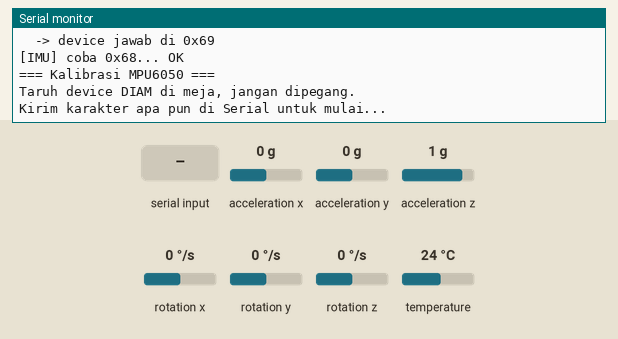
A sketch run on a simulated ESP32-C3. On the bench: the last lines printed to the serial monitor. The inputs (shaded band) are chosen by the test bench; at power-on: acceleration x 0 g, acceleration y 0 g, acceleration z 1 g, rotation x 0 °/s, rotation y 0 °/s, rotation z 0 °/s, temperature 24 °C.

Above: at 0.9 s.
1.0 s: "1" received over Serial
At 1.6 s:
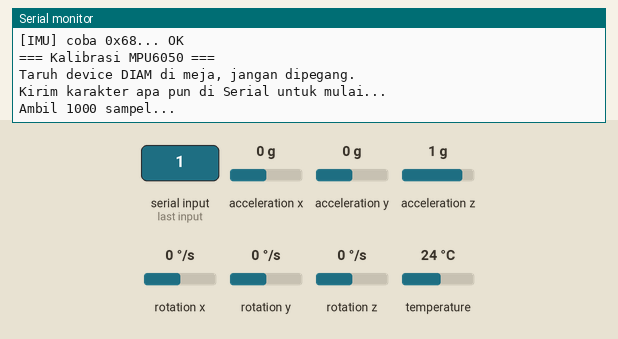
At 2.3 s:
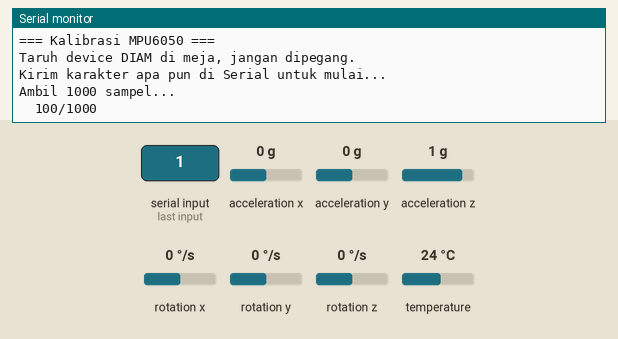
Timing chart, 0 to 4.0 s (numbered marks = the images above; inputs shaded):
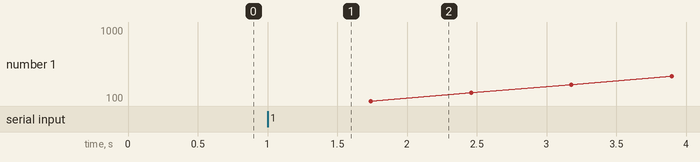

The sketch:

mpu6050_calibration.ino
```cpp
/*
 * Kalibrasi MPU6050 standalone — RePulse Band (ESP32-C3)
 *
 * TANPA BLE, TANPA MAX30102, TANPA ladder/evtbuf.
 * Cuma: Wire + Adafruit_MPU6050 + Serial.
 *
 * Setting ikut firmware asli (repulse_band.ino):
 * - SDA = GPIO10, SCL = GPIO0
 * - accel 4G, gyro 500 deg/s, filter 5 Hz
 *
 * Board:
 * - ESP32C3 Dev Module
 * - USB CDC On Boot: Enabled
 *
 * Cara pakai:
 * 1. Flash sketch ini.
 * 2. Buka Serial Monitor 115200. Sketch otomatis SCAN bus I2C dulu,
 *    lalu coba address 0x68 dan 0x69.
 * 3. Kalau sensor ketemu: taruh device DIAM di meja, kirim karakter
 *    apa pun untuk mulai kalibrasi, tunggu ~1000 sampel, catat offset.
 */

#include <Arduino.h>
#include <Wire.h>
#include <Adafruit_MPU6050.h>
#include <Adafruit_Sensor.h>

// Test pin alternatif (asli firmware: SDA=10 SCL=0).
// 4/5 dipilih karena bebas di C3 SuperMini (8=LED onboard, 9=BOOT).
#define PIN_I2C_SDA 4
#define PIN_I2C_SCL 5

#define SERIAL_BAUD 115200
#define CALIB_SAMPLES 1000
#define SAMPLE_GAP_MS 5

static Adafruit_MPU6050 mpu;
static uint8_t mpuAddr = 0;

// Hasil kalibrasi (satuan SI, sama kayak getEvent)
static float accOffX = 0, accOffY = 0, accOffZ = 0;
static float gyrOffX = 0, gyrOffY = 0, gyrOffZ = 0;
static bool calibrated = false;

// Scan bus, return jumlah device yang jawab. Print semua address yang ACK.
static int i2cScan() {
  Serial.printf("[I2C] Scan SDA=%d SCL=%d ...\n", PIN_I2C_SDA, PIN_I2C_SCL);
  int found = 0;
  for (uint8_t addr = 0x08; addr < 0x78; addr++) {
    Wire.beginTransmission(addr);
    if (Wire.endTransmission() == 0) {
      Serial.printf("  -> device jawab di 0x%02X\n", addr);
      found++;
    }
  }
  if (found == 0) {
    Serial.println(F("  -> TIDAK ADA device yang jawab."));
  }
  return found;
}

static void waitSerialStart() {
  Serial.println(F("\n=== Kalibrasi MPU6050 ==="));
  Serial.println(F("Taruh device DIAM di meja, jangan dipegang."));
  Serial.println(F("Kirim karakter apa pun di Serial untuk mulai..."));
  while (!Serial.available()) {
    delay(50);
  }
  while (Serial.available()) Serial.read();
}

static bool readRaw(float &ax, float &ay, float &az,
                    float &gx, float &gy, float &gz) {
  sensors_event_t a, g, temp;
  if (!mpu.getEvent(&a, &g, &temp)) return false;
  ax = a.acceleration.x;
  ay = a.acceleration.y;
  az = a.acceleration.z;
  gx = g.gyro.x;
  gy = g.gyro.y;
  gz = g.gyro.z;
  return true;
}

static void doCalibration() {
  double sAx = 0, sAy = 0, sAz = 0;
  double sGx = 0, sGy = 0, sGz = 0;
  uint16_t n = 0;

  Serial.printf("Ambil %u sampel...\n", (unsigned)CALIB_SAMPLES);

  float ax, ay, az, gx, gy, gz;
  while (n < CALIB_SAMPLES) {
    if (!readRaw(ax, ay, az, gx, gy, gz)) {
      delay(SAMPLE_GAP_MS);
      continue;
    }
    sAx += ax;
    sAy += ay;
    sAz += az;
    sGx += gx;
    sGy += gy;
    sGz += gz;
    n++;
    if (n % 100 == 0) {
      Serial.printf("  %u/%u\n", n, (unsigned)CALIB_SAMPLES);
    }
    delay(SAMPLE_GAP_MS);
  }

  float mAx = (float)(sAx / n);
  float mAy = (float)(sAy / n);
  float mAz = (float)(sAz / n);

  // Gyro saat diam harusnya 0 -> offset = rata-rata
  gyrOffX = (float)(sGx / n);
  gyrOffY = (float)(sGy / n);
  gyrOffZ = (float)(sGz / n);

  // Accel saat diam telentang: X~0, Y~0, Z~+9.80665
  accOffX = mAx - 0.0f;
  accOffY = mAy - 0.0f;
  accOffZ = mAz - SENSORS_GRAVITY_STANDARD;

  calibrated = true;

  Serial.println(F("\n--- HASIL KALIBRASI (copy ke firmware) ---"));
  Serial.printf("accOffX = %.5f  // m/s^2\n", accOffX);
  Serial.printf("accOffY = %.5f  // m/s^2\n", accOffY);
  Serial.printf("accOffZ = %.5f  // m/s^2\n", accOffZ);
  Serial.printf("gyrOffX = %.5f  // rad/s\n", gyrOffX);
  Serial.printf("gyrOffY = %.5f  // rad/s\n", gyrOffY);
  Serial.printf("gyrOffZ = %.5f  // rad/s\n", gyrOffZ);
  Serial.println(F("---"));
  Serial.println(F("Cara pakai di repulse_band:"));
  Serial.println(F("  ax_corr = accel.x - accOffX; dst."));
  Serial.println(F("--- MONITOR mulai di bawah ---"));
}

static uint8_t positionFrom(float ax, float ay, float az) {
  float bx = fabsf(ax), by = fabsf(ay), bz = fabsf(az);
  if (bz > bx && bz > by) return az > 0 ? 0 : 3;
  if (bx > by) return ax > 0 ? 1 : 2;
  return 255;
}

void setup() {
  Serial.begin(SERIAL_BAUD);
  uint32_t t0 = millis();
  while (!Serial && millis() - t0 < 2000) delay(10);

  Serial.println(F("\n=== MPU6050 Calibrator ==="));

  Wire.begin(PIN_I2C_SDA, PIN_I2C_SCL);

  // Bukti #1: ada device apa aja di bus?
  i2cScan();

  // Coba 0x68 dulu (AD0=GND), fallback 0x69 (AD0=VCC)
  Serial.print(F("[IMU] coba 0x68..."));
  if (mpu.begin(0x68, &Wire)) {
    mpuAddr = 0x68;
    Serial.println(F(" OK"));
  } else {
    Serial.println(F(" gagal."));
    Serial.print(F("[IMU] coba 0x69..."));
    if (mpu.begin(0x69, &Wire)) {
      mpuAddr = 0x69;
      Serial.println(F(" OK (AD0 modulmu ke VCC)"));
    } else {
      Serial.println(F(" gagal."));
    }
  }

  if (mpuAddr == 0) {
    Serial.println(F("\n[IMU] TIDAK DITEMUKAN di 0x68 maupun 0x69."));
    Serial.println(F("Cek (urut paling sering jadi biang):"));
    Serial.println(F(" 1. VCC modul -> pin 5V/VUSB board (GY-521 butuh 5V)."));
    Serial.println(F(" 2. GND modul -> GND board (wajib common)."));
    Serial.printf(" 3. SDA modul -> GPIO%d, SCL modul -> GPIO%d (jangan ketuker).\n", PIN_I2C_SDA, PIN_I2C_SCL);
    Serial.println(F(" 4. AD0 modul -> GND (kalau ngambang, address bisa 0x69)."));
    Serial.println(F(" 5. Kabel jumper: coba ganti, kabel breadboard sering putus dalam."));
    Serial.println(F("Kalau scan di atas NOL device, masalahnya di 1/2/3/5."));
    Serial.println(F("Kalau scan nemu address selain 0x68/0x69, modulnya bukan MPU6050."));
    while (true) delay(1000);
  }

  mpu.setAccelerometerRange(MPU6050_RANGE_4_G);
  mpu.setGyroRange(MPU6050_RANGE_500_DEG);
  mpu.setFilterBandwidth(MPU6050_BAND_5_HZ);

  waitSerialStart();
  doCalibration();
}

void loop() {
  float ax, ay, az, gx, gy, gz;
  if (!readRaw(ax, ay, az, gx, gy, gz)) {
    delay(10);
    return;
  }

  float cx = ax - (calibrated ? accOffX : 0);
  float cy = ay - (calibrated ? accOffY : 0);
  float cz = az - (calibrated ? accOffZ : 0);
  float wx = gx - (calibrated ? gyrOffX : 0);
  float wy = gy - (calibrated ? gyrOffY : 0);
  float wz = gz - (calibrated ? gyrOffZ : 0);

  // Rumus milli-g sama kayak motionLoop() firmware
  float gx_ = cx / SENSORS_GRAVITY_STANDARD;
  float gy_ = cy / SENSORS_GRAVITY_STANDARD;
  float gz_ = cz / SENSORS_GRAVITY_STANDARD;
  float mag = sqrtf(gx_ * gx_ + gy_ * gy_ + gz_ * gz_);
  uint16_t milliG = (uint16_t)(fabsf(mag - 1.0f) * 1000.0f);

  static uint32_t lastPrint = 0;
  if (millis() - lastPrint >= 500) {
    lastPrint = millis();
    Serial.printf(
      "acc=[%+.3f %+.3f %+.3f] gyr=[%+.4f %+.4f %+.4f] milliG=%u pos=%u\n",
      cx, cy, cz, wx, wy, wz,
      (unsigned)milliG, (unsigned)positionFrom(gx_, gy_, gz_));
  }

  delay(20);
}
```

Measured:
- after the input at 1.0 s, the serial monitor: prints a new line at once (image 1)
